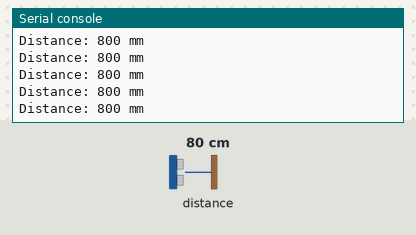
A program run on a simulated CircuitPython board. Shown: the last lines printed to the serial console. The inputs (shaded band) are chosen by the test bench; at power-on: distance to the obstacle 80 cm.

Above: at 1.2 s.
1.3 s: distance to the obstacle set to 2 cm
At 1.31 s:
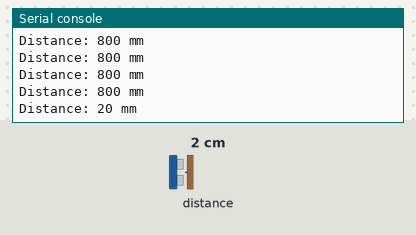
2.8 s: distance to the obstacle set to 4 cm
At 2.81 s:
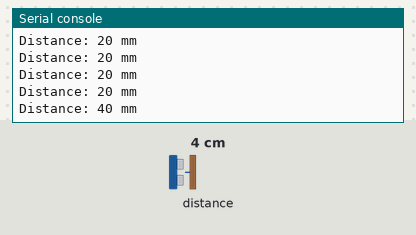
Timing chart, 0 to 5.8 s (numbered marks = the images above; inputs shaded):
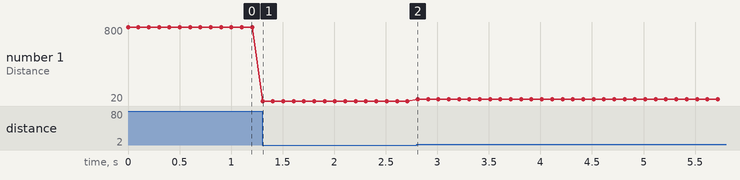

The program:

tof_tester.py
```python
import time
import board
import adafruit_vl53l0x

i2c = board.I2C()
tof = adafruit_vl53l0x.VL53L0X(i2c)

try:
    while True:
        print(f"Distance: {tof.range} mm")
        time.sleep(0.1)

except KeyboardInterrupt:
    print("\nStopping ToF test...")
```

Measured:
- after the input at 1.3 s, the serial console: prints a new line at once (image 1)
- after the input at 2.8 s, the serial console: prints a new line at once (image 2)
- plotted number 1: 800 → 20 after the input at 1.3 s, 20 → 40 after the input at 2.8 s
